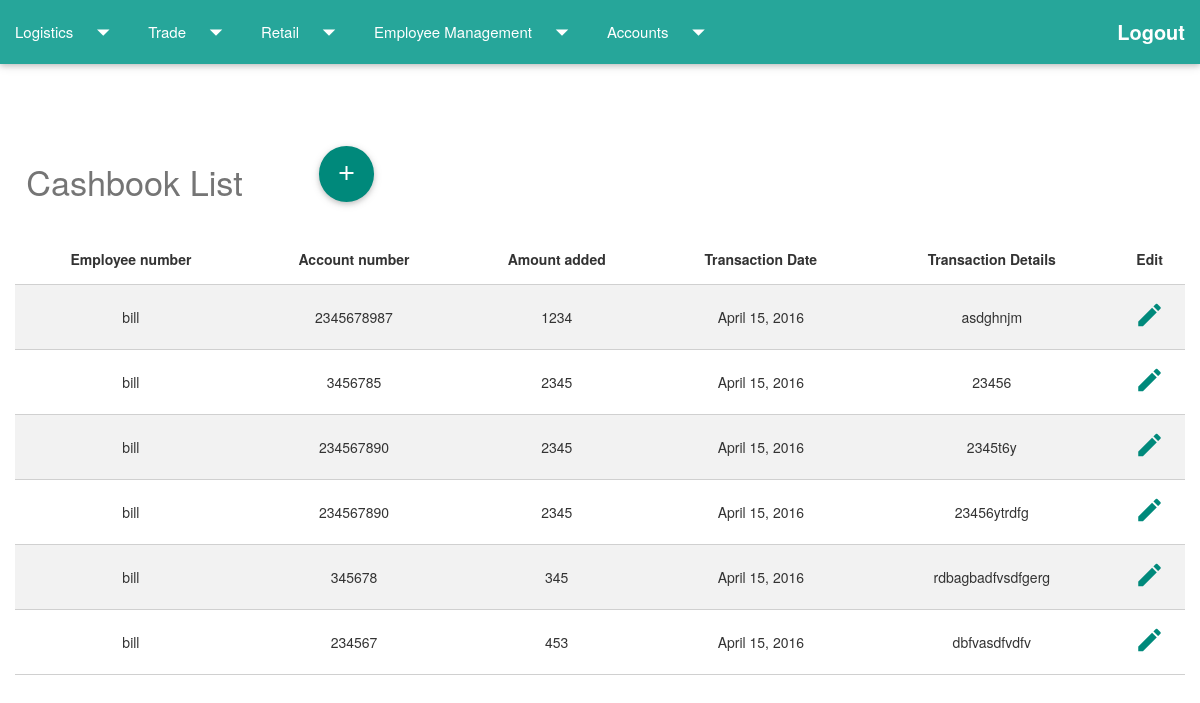
Screenshot of /homepage/1/showcashbook/ (signed in) with the database file from the repository.
### accounts/models.py (models this page shows, shortened)
@python_2_unicode_compatible
class EmployeeCashBook (models.Model):
	employee_number = models.ForeignKey(Employee_Detail)
	account_number = models.ForeignKey(BankAccount)
	amount_added = models.IntegerField()
	transaction_date = models.DateField(default=datetime.date.today)
	transaction_details = models.TextField(blank=True)

@python_2_unicode_compatible
class BankAccount (models.Model):
	account_number = models.CharField(max_length=30,unique=True)
	account_holder = models.CharField(max_length=100,default='Company')
	bank = models.CharField(max_length=100)
	amount = models.PositiveIntegerField(default=0)
	def __str__ (self):
		return str(self.account_number)

### homepage/models.py (models this page shows)
class Employee_Detail(models.Model):
	user = models.ForeignKey(User)
	salary = models.DecimalField(default=0,max_digits=12,decimal_places=2)
	cash_in_hand = models.DecimalField(default=0,max_digits=12,decimal_places=2)
	def __str__(self):
		return str(self.user.username)

### homepage/views.py (the view)
# urls.py: url(r'^(?P<empid>\w+)/showcashbook/$', views.show_employeecashbook, name='show_employeecashbook'),
def show_employeecashbook(request,empid):
    if request.user.is_authenticated() and request.user.groups.all()[0].id==2:
        cashbook = EmployeeCashBook.objects.filter(employee_number__id=empid)
        return render(request, 'homepage/cashbook_list.html', {'cashbook': cashbook,'title':"Employee Cashbook"})
    else:
        return redirect(index)

### homepage/templates/homepage/cashbook_list.html (shortened to what this page needs)
{% extends 'logistics/firstpage.html' %}
{% block content %}
<div class="container-fluid">
    <div class="row">
    </div>
    <div class="row">
        <h4 class="headingcolour col s3">Cashbook List</h4>
       <div class="col s3" >
      <a class="btn-floating btn-large teal darken-1 " href="{% url 'cashbook_new' %}">
      <i class="large material-icons">add</i>
    </a>
   </div>
   </div>
    {% if cashbook %}
    <table class="striped centered bordered responsive-table">
        <thead>
            <tr>
                <th>Employee number</th>
                <th>Account number</th>
                <th>Amount added </th>
                <th>Transaction Date</th>
                <th>Transaction Details</th>
                <th>Edit</th>
            </tr>
        </thead>
        <tbody>
            {% for cash in cashbook %}
            <tr>
                <td>{{cash.employee_number}}</td>
                <td>{{cash.account_number}}</td>
                <td>{{cash.amount_added}}</td>
                <td>{{cash.transaction_date}}</td>
                <td>{{cash.transaction_details}}</td>
                <td>  <a href="{% url 'cashbook_edit' cashbookid=cash.id %}"><i class="small material-icons icon-cyan">mode_edit</i></a>
                </td>
            </tr>
            {% endfor %}
        </tbody>
    </table>
    {% else %}
    <p>No Results !</p>
    {% endif %}
</div>
{% endblock %}

### logistics/static/css/style.css (style rules this page uses)
.headingcolour { color: #757575; }
i.icon-cyan { color: #00897b; }
body { background: #ffffff; }

### rows the page displays
EmployeeCashBook: employee_number "bill", account_number "2345678987", amount_added "1234", transaction_date "April 15, 2016", transaction_details "asdghnjm"
EmployeeCashBook: employee_number "bill", account_number "3456785", amount_added "2345", transaction_date "April 15, 2016", transaction_details "23456"
EmployeeCashBook: employee_number "bill", account_number "234567890", amount_added "2345", transaction_date "April 15, 2016", transaction_details "2345t6y"
EmployeeCashBook: employee_number "bill", account_number "234567890", amount_added "2345", transaction_date "April 15, 2016", transaction_details "23456ytrdfg"
EmployeeCashBook: employee_number "bill", account_number "345678", amount_added "345", transaction_date "April 15, 2016", transaction_details "rdbagbadfvsdfgerg"
EmployeeCashBook: employee_number "bill", account_number "234567", amount_added "453", transaction_date "April 15, 2016", transaction_details "dbfvasdfvdfv"
